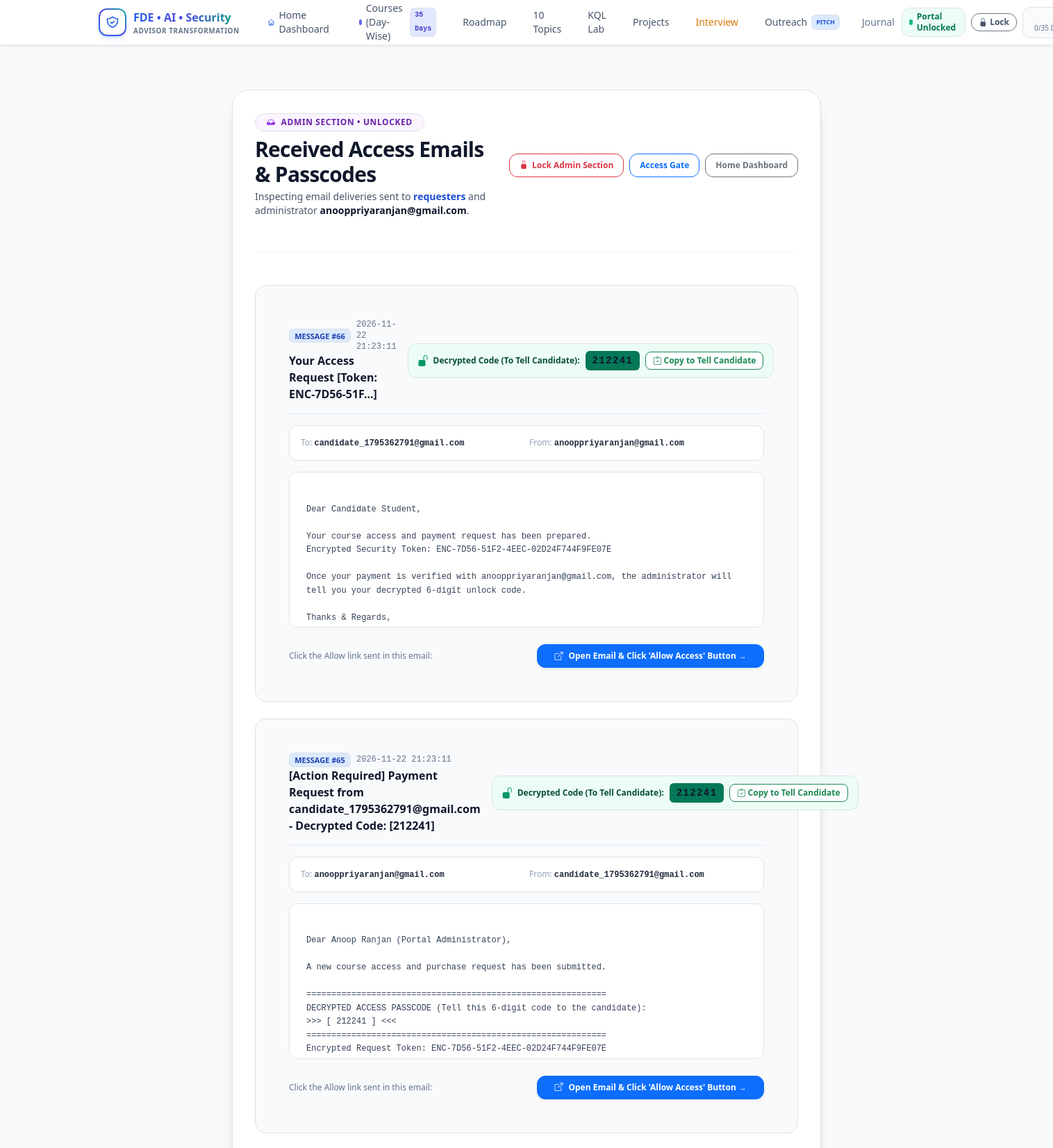
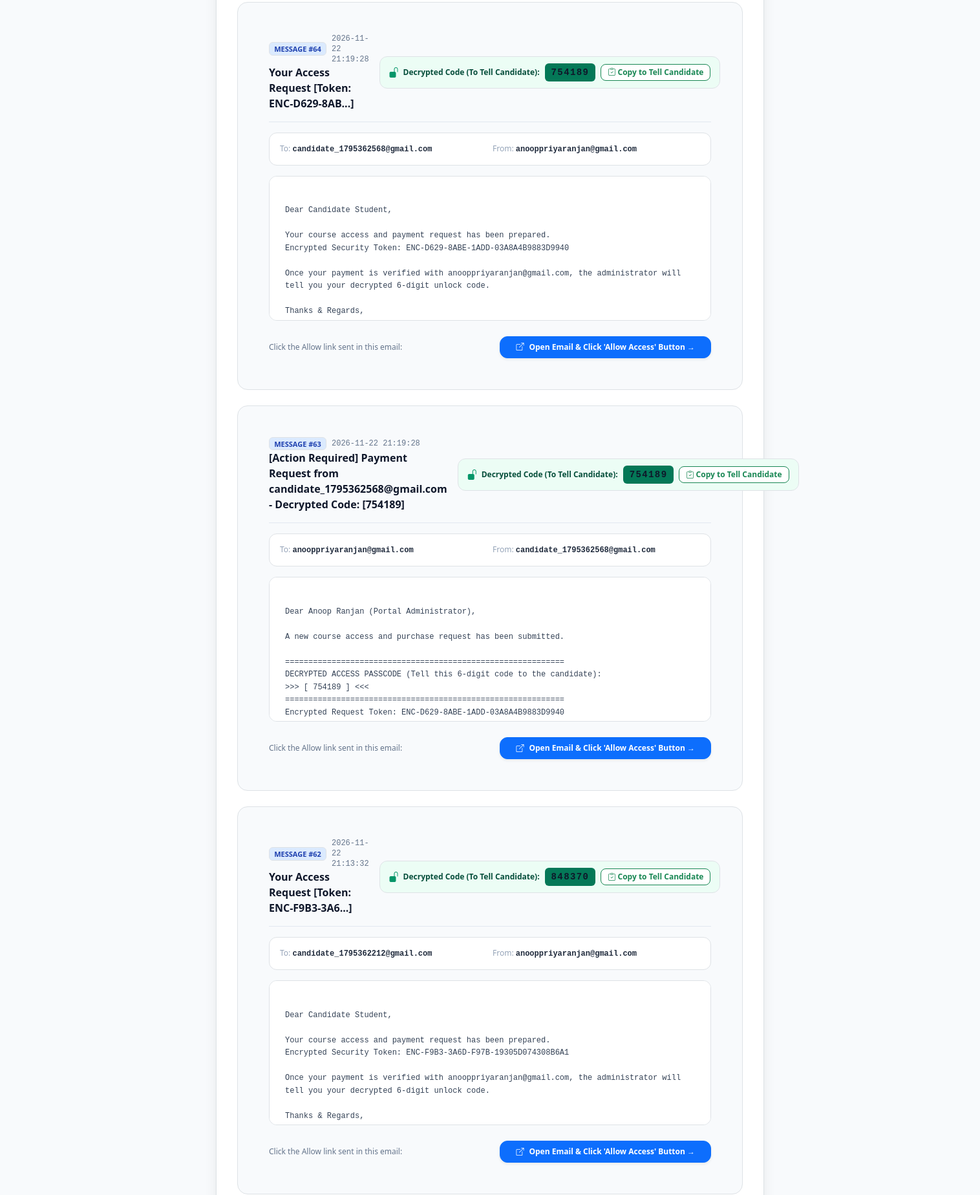
The app's page /access/inbox (signed in, upper part) with its own data (2 pictures, top to bottom).
### tables this page shows
CREATE TABLE simulated_inbox (
            id INTEGER PRIMARY KEY AUTOINCREMENT,
            recipient TEXT NOT NULL,
            sender TEXT NOT NULL,
            subject TEXT NOT NULL,
            body TEXT NOT NULL,
            token TEXT,
            passcode TEXT,
            sent_at TEXT NOT NULL,
            is_read INTEGER DEFAULT 0
        , encrypted_passcode TEXT);

### app.py (the view, shortened to what this page needs)
@app.route("/access/inbox", methods=["GET", "POST"])
def access_inbox():
    client_ip = request.headers.get("X-Forwarded-For", request.remote_addr or "unknown").split(",")[0].strip()
    error_msg = None
    conn = get_db()
    messages = get_all_inbox_messages(conn)
    conn.close()
    return render_template("access_inbox.html", locked=False, messages=messages)

### app.py (called while the page is built, shortened)
def get_db():
    conn = sqlite3.connect(DB_PATH)
    conn.row_factory = sqlite3.Row
    return conn

@app.before_request
def check_portal_access():
    if not os.path.exists(DB_PATH):
        try:
            init_db()
        except Exception:
            pass
    public_paths = {
        "/",
        "/login",
        "/auth/google",
        "/auth/google/callback",
        "/api/auth/google/credential",
        "/auth/google/dev-login",
        "/auth/logout",
        "/api/verify-site-password",
        "/api/admin/verify-password",
        "/api/check-email-access",
        "/api/unlock-portal",
        "/api/lock-portal",
        "/api/admin/lock",
        "/api/request-access",
        "/access/inbox",
        "/access/inbox/lock",
        "/download/sample-institutions.csv"
    }
    if (
        request.path in public_paths
        or request.path.startswith("/static")
        or request.path.startswith("/access/allow")
    ):
        return None

### data/access_control.py (called while the page is built)
def ensure_schema_updated(conn):
    cursor = conn.cursor()
    try:
        cursor.execute("ALTER TABLE access_requests ADD COLUMN encrypted_passcode TEXT")
        conn.commit()
    except Exception:
        pass
    try:
        cursor.execute("ALTER TABLE simulated_inbox ADD COLUMN encrypted_passcode TEXT")
        conn.commit()
    except Exception:
        pass

def get_all_inbox_messages(conn, recipient: str = None) -> list:
    ensure_schema_updated(conn)
    cursor = conn.cursor()
    if recipient:
        cursor.execute("SELECT * FROM simulated_inbox WHERE recipient = ? ORDER BY id DESC", (recipient.strip().lower(),))
    else:
        cursor.execute("SELECT * FROM simulated_inbox ORDER BY id DESC")
    return [dict(row) for row in cursor.fetchall()]

### templates/access_inbox.html (shortened to what this page needs)
{% extends "base.html" %}
{% block content %}
<div class="max-w-4xl mx-auto px-4 sm:px-6 py-10 sm:py-16">
    {% if locked %}
    <div class="bg-white border border-purple-200 rounded-3xl p-8 sm:p-12 shadow-2xl max-w-lg mx-auto text-center space-y-6">
        <div class="w-16 h-16 rounded-2xl bg-purple-100 text-purple-700 mx-auto flex items-center justify-center text-3xl shadow-inner border border-purple-200">
            <i class="bi bi-shield-lock-fill"></i>
        </div>
        <div class="space-y-2">
            <div class="inline-flex items-center gap-2 px-3 py-1 rounded-full bg-purple-50 border border-purple-200 text-purple-800 text-xs font-bold uppercase tracking-wider">
                <i class="bi bi-key-fill text-purple-600"></i>
                <span>Password Protected Admin Section</span>
            </div>
            <h1 class="text-2xl sm:text-3xl font-extrabold text-slate-900 tracking-tight m-0">
                Enter Admin Password
            </h1>
            <p class="text-xs sm:text-sm text-slate-600 m-0 leading-relaxed">
                The Admin Section is password protected. Please enter the master password to open received customer email requests and decrypted passcodes.
            </p>
        </div>
        {% if error %}
        <div class="p-3.5 rounded-2xl bg-red-50 border border-red-200 text-red-700 text-xs flex items-center gap-2.5 text-left">
            <i class="bi bi-exclamation-octagon-fill text-red-500 text-base flex-shrink-0"></i>
            <div>{{ error }}</div>
        </div>
        {% endif %}
        <form method="POST" action="{{ url_for('access_inbox') }}" class="space-y-4">
            <div>
                <label for="admin-inbox-password" class="text-xs font-bold text-slate-700 block mb-1.5 text-left flex items-center justify-between">
                    <span>Admin Master Password</span>
                    <span class="text-[10px] text-slate-400 font-normal">Encrypted Verification</span>
                </label>
                <div class="relative">
                    <input type="password" id="admin-inbox-password" name="password" required autofocus autocomplete="current-password" placeholder="••••••••••••" class="form-control text-sm rounded-xl px-3.5 py-2.5 pr-10 border-slate-300 focus:border-purple-600 focus:ring-purple-200 bg-white tracking-widest font-mono">
                    <button type="button" onclick="togglePasswordVisibility('admin-inbox-password', this)" class="absolute right-3 top-2.5 text-slate-400 hover:text-slate-600 border-0 bg-transparent p-0" title="Toggle password visibility">
                        <i class="bi bi-eye"></i>
                    </button>
                </div>
            </div>
            <button type="submit" class="w-full btn btn-purple text-white text-sm font-bold py-3 rounded-xl bg-purple-700 hover:bg-purple-800 transition shadow-sm flex items-center justify-center gap-2">
                <i class="bi bi-unlock-fill"></i>
                <span>Unlock & Open Admin Section</span>
            </button>
        </form>
        <div class="pt-3 border-t border-slate-100 flex items-center justify-between text-xs text-slate-500">
            <span>Admin: <strong class="text-slate-700 font-mono">anooppriyaranjan@gmail.com</strong></span>
            <a href="{{ url_for('index') }}" class="text-blue-600 hover:underline">
                Home Dashboard →
            </a>
        </div>
    </div>
    {% else %}
    <div class="bg-white border border-slate-200 rounded-3xl p-6 sm:p-8 shadow-xl mb-8">
        <div class="flex flex-col sm:flex-row sm:items-center justify-between gap-4 border-b border-slate-100 pb-5 mb-5">
            <div>
                <div class="inline-flex items-center gap-2 px-3 py-1 rounded-full bg-purple-50 border border-purple-200 text-purple-800 text-xs font-bold uppercase tracking-wider mb-2">
                    <i class="bi bi-inbox-fill text-purple-600"></i>
                    <span>Admin Section • Unlocked</span>
                </div>
                <h1 class="text-2xl sm:text-3xl font-extrabold text-slate-900 tracking-tight m-0">
                    Received Access Emails & Passcodes
                </h1>
                <p class="text-xs sm:text-sm text-slate-600 mt-1 mb-0">
                    Inspecting email deliveries sent to <strong class="text-blue-700">requesters</strong> and administrator <strong class="text-slate-900">anooppriyaranjan@gmail.com</strong>.
                </p>
            </div>
            <div class="flex items-center gap-2 flex-shrink-0">
                <a href="{{ url_for('lock_admin_section') }}" class="btn btn-outline-danger btn-sm rounded-xl px-3.5 py-2 text-xs font-semibold flex items-center gap-1.5" title="Lock the Admin Section">
                    <i class="bi bi-lock-fill"></i>
                    <span>Lock Admin Section</span>
                </a>
                <a href="{{ url_for('access_gate') }}" class="btn btn-outline-primary btn-sm rounded-xl px-3.5 py-2 text-xs font-semibold">
                    Access Gate
                </a>
                <a href="{{ url_for('index') }}" class="btn btn-outline-secondary btn-sm rounded-xl px-3.5 py-2 text-xs font-semibold">
                    Home Dashboard
                </a>
            </div>
        </div>
        {% if messages %}
        <div class="space-y-6">
            {% for msg in messages %}
            <div class="bg-slate-50 border border-slate-200 rounded-2xl p-5 sm:p-6 transition hover:shadow-md space-y-4">
                <div class="flex flex-col sm:flex-row sm:items-center justify-between gap-3 border-b border-slate-200 pb-3">
                    <div class="space-y-1">
                        <div class="flex items-center gap-2">
                            <span class="badge bg-blue-100 text-blue-800 border border-blue-200 text-[11px] font-bold uppercase">
                                Message #{{ msg.id }}
                            </span>
                            <span class="text-xs font-mono text-slate-500">{{ msg.sent_at }}</span>
                        </div>
                        <h2 class="text-base font-bold text-slate-900 m-0">
                            {{ msg.subject }}
                        </h2>
                    </div>
                    {% if msg.passcode %}
                    <div class="flex flex-col sm:flex-row items-start sm:items-center gap-2 bg-emerald-50 px-3.5 py-2.5 rounded-xl border border-emerald-300 shadow-xs flex-shrink-0">
                        <div class="flex items-center gap-1.5">
                            <i class="bi bi-unlock-fill text-emerald-600 text-base"></i>
                            <span class="text-xs text-emerald-900 font-bold">Decrypted Code (To Tell Candidate):</span>
                        </div>
                        <div class="flex items-center gap-2">
                            <span class="badge bg-emerald-700 text-white font-mono text-sm px-2.5 py-1 tracking-widest font-extrabold shadow-xs">
                                {{ msg.passcode }}
                            </span>
                            <button onclick="copyToClipboard('{{ msg.passcode }}', this)" class="btn btn-outline-success btn-sm py-1 px-2.5 text-xs rounded-lg font-bold bg-white hover:bg-emerald-600 hover:text-white" title="Copy Decrypted Passcode">
                                <i class="bi bi-clipboard-check"></i> Copy to Tell Candidate
                            </button>
                        </div>
                    </div>
                    {% endif %}
                </div>
                <div class="grid grid-cols-1 sm:grid-cols-2 gap-2 text-xs text-slate-600 bg-white p-3 rounded-xl border border-slate-200">
                    <div>
                        <span class="text-slate-400 font-medium">To:</span>
                        <strong class="text-slate-800 font-mono select-all">{{ msg.recipient }}</strong>
                    </div>
                    <div>
                        <span class="text-slate-400 font-medium">From:</span>
                        <strong class="text-slate-800 font-mono select-all">{{ msg.sender }}</strong>
                    </div>
                </div>
                <div class="bg-white p-4 rounded-xl border border-slate-200 font-mono text-xs text-slate-700 whitespace-pre-wrap leading-relaxed max-h-56 overflow-y-auto">
{{ msg.body }}
                </div>
                {% if msg.token %}
                <div class="flex flex-col sm:flex-row sm:items-center justify-between gap-3 pt-2">
                    <span class="text-xs text-slate-500">
                        Click the Allow link sent in this email:
                    </span>
                    <a href="{{ url_for('access_allow_page', token=msg.token) }}" class="btn btn-primary btn-sm rounded-xl px-4 py-2 font-bold text-xs shadow-sm flex items-center justify-center gap-2">
                        <i class="bi bi-box-arrow-up-right"></i>
                        <span>Open Email & Click 'Allow Access' Button →</span>
                    </a>
                </div>
                {% endif %}
            </div>
            {% endfor %}
        </div>
        {% endif %}
    </div>
    {% endif %}
</div>
{% endblock %}

### static/css/custom.css (style rules this page uses)
:root { --bg-main: #f8fafc; --bg-card: #ffffff; --border-main: #e2e8f0; --border-hover: #cbd5e1; --text-primary: #0f172a; --text-secondary: #334155; --text-muted: #64748b; --azure-blue: #0078d4; --azure-blue-hover: #006abc; --indigo-primary: #4f46e5; --emerald-primary: #059669; --amber-primary: #d97706; --rose-primary: #e11d48; }
body { background-color: #f8fafc !important; color: #1e293b !important; font-family: -apple-system, BlinkMacSystemFont, "Segoe UI", Roboto, "Helvetica Neue", Arial, sans-serif; -webkit-font-smoothing: antialiased; }
.text-white { color: #0f172a !important; }

### records on screen
simulated_inbox: id "66", sent_at "2026-11-22 21:23:11", subject "Your Access Request [Token: ENC-7D56-51F...]", passcode "212241", recipient "candidate_1795362791@gmail.com", sender "anooppriyaranjan@gmail.com", body "Dear Candidate Student, Your course access and payment request has been prepared. Encrypted Security Token: ENC-7D56-51F2-4EEC-02D24F744F9FE07E Once your payment is verified with anooppriyaranjan@gmail.com, the administrator will tell you your decrypted 6-digit unlock code. Thanks & Regards,…"
simulated_inbox: id "65", sent_at "2026-11-22 21:23:11", subject "[Action Required] Payment Request from candidate_1795362791@gmail.com - Decrypted Code: [212241]", passcode "212241", recipient "anooppriyaranjan@gmail.com", sender "candidate_1795362791@gmail.com", body "Dear Anoop Ranjan (Portal Administrator), A new course access and purchase request has been submitted. ============================================================ DECRYPTED ACCESS PASSCODE (Tell this 6-digit code to the candidate): >>> [ 212241 ] <<< ============================================================ Encrypted Request Token: ENC-7D56-51F2-4EEC-02D24F744F9FE07E…"
simulated_inbox: id "64", sent_at "2026-11-22 21:19:28", subject "Your Access Request [Token: ENC-D629-8AB...]", passcode "754189", recipient "candidate_1795362568@gmail.com", sender "anooppriyaranjan@gmail.com", body "Dear Candidate Student, Your course access and payment request has been prepared. Encrypted Security Token: ENC-D629-8ABE-1ADD-03A8A4B9883D9940 Once your payment is verified with anooppriyaranjan@gmail.com, the administrator will tell you your decrypted 6-digit unlock code. Thanks & Regards,…"
simulated_inbox: id "63", sent_at "2026-11-22 21:19:28", subject "[Action Required] Payment Request from candidate_1795362568@gmail.com - Decrypted Code: [754189]", passcode "754189", recipient "anooppriyaranjan@gmail.com", sender "candidate_1795362568@gmail.com", body "Dear Anoop Ranjan (Portal Administrator), A new course access and purchase request has been submitted. ============================================================ DECRYPTED ACCESS PASSCODE (Tell this 6-digit code to the candidate): >>> [ 754189 ] <<< ============================================================ Encrypted Request Token: ENC-D629-8ABE-1ADD-03A8A4B9883D9940…"
simulated_inbox: id "62", sent_at "2026-11-22 21:13:32", subject "Your Access Request [Token: ENC-F9B3-3A6...]", passcode "848370", recipient "candidate_1795362212@gmail.com", sender "anooppriyaranjan@gmail.com", body "Dear Candidate Student, Your course access and payment request has been prepared. Encrypted Security Token: ENC-F9B3-3A6D-F97B-19305D074308B6A1 Once your payment is verified with anooppriyaranjan@gmail.com, the administrator will tell you your decrypted 6-digit unlock code. Thanks & Regards,…"

### other values on screen
{{ metrics.completed_days }} "0"
{{ metrics.total_days }} "35"
